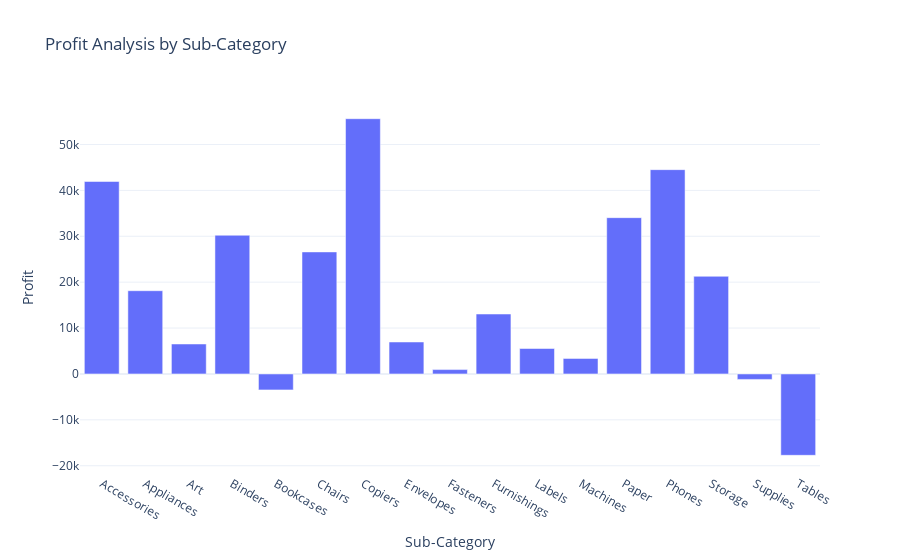

Notebook cell for this chart:
### Code cell
fig = px.bar(profit_by_subcategory,
            x='Sub-Category',
            y='Profit',
            title='Profit Analysis by Sub-Category')
fig.show()

### Figure 1 — Plotly figure (JSON) as saved in the notebook; plotly's stock layout.template omitted (floating-point values rounded to 4 significant figures)
{"data": [{"alignmentgroup": "True", "hovertemplate": "Sub-Category=%{x}<br>Profit=%{y}<extra></extra>", "legendgroup": "", "marker": {"color": "#636efa", "pattern": {"shape": ""}}, "name": "", "offsetgroup": "", "orientation": "v", "showlegend": false, "textposition": "auto", "type": "bar", "x": ["Accessories", "Appliances", "Art", "Binders", "Bookcases", "Chairs", "Copiers", "Envelopes", "Fasteners", "Furnishings", "Labels", "Machines", "Paper", "Phones", "Storage", "Supplies", "Tables"], "xaxis": "x", "y": [41940.0, 18140.0, 6528.0, 30220.0, -3473.0, 26590.0, 55620.0, 6964.0, 949.5, 13060.0, 5546.0, 3385.0, 34050.0, 44520.0, 21280.0, -1189.0, -17730.0], "yaxis": "y"}], "layout": {"barmode": "relative", "legend": {"tracegroupgap": 0}, "title": {"text": "Profit Analysis by Sub-Category"}, "xaxis": {"anchor": "y", "domain": [0, 1], "title": {"text": "Sub-Category"}}, "yaxis": {"anchor": "x", "domain": [0, 1], "title": {"text": "Profit"}}}}
